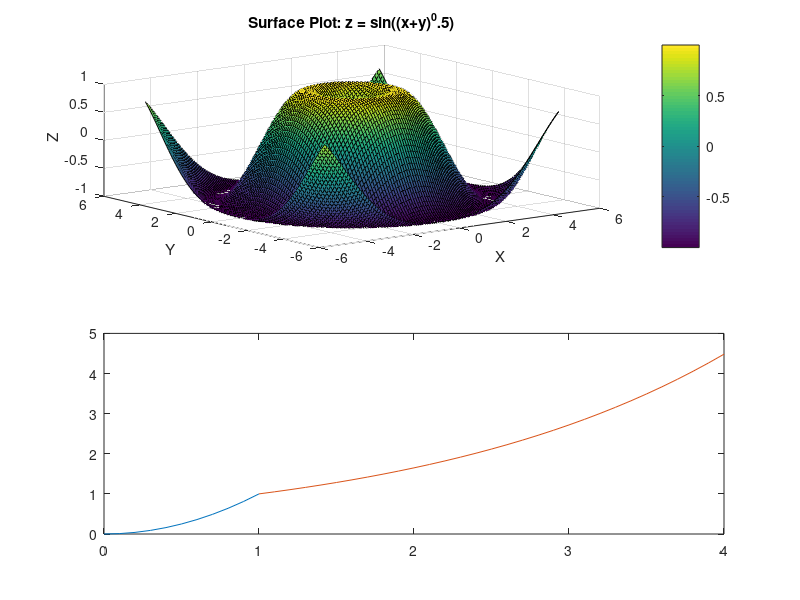

Reproduce this figure in MATLAB. (Note: this script raises an error after producing the figure.)
x = -3:0.01:3;
y=x.^2 -(3*x) +1;
plot(x,y,'r','LineWidth',2);
xlabel('x-axis','FontSize',12);
ylabel('y-axis','FontSize',12);
title('parabola function','FontSize',14);
grid on;

x = 0:0.01:4*pi;
subplot(3,1,1)
plot(x,(x.^2));
title('x^2'); legend('x^2');grid on;
subplot(3,1,2)
plot(x,x.^3);
title('x^3)');legend('x^3'); grid on;
subplot(3,1,3)
plot(x,sin(x) + cos(x));
title('sin(x) + cos(x)');legend('sin(x) +cos(x) '); grid on;

[x,y] = meshgrid(-5:0.2:5);
z = x.^2 - y.^2;
surf(x,y,z);
xlabel('X'); ylabel('Y'); zlabel('Z');
title('Surface Plot: z = x^2 - y^2');
colorbar;


[x,y] = meshgrid(-5:0.2:5);
z = exp(-(x.^2 +y.^2));
subplot(2,1,1);
surf(x,y,z);
xlabel('X'); ylabel('Y'); zlabel('Z');
title('Surface Plot: z = e^(x^2 +y^2)');
colorbar;
subplot(2,1,2);
contour(x,y,z,20);
title('Contour Plot');
colorbar;
grid on;


t=0:0.01:2*pi;
x = cos(t) ./ (1 + (sin(t)).^2);
y = (cos(t) .* sin(t)) ./ (1 + (sin(t)).^2);
plot(x,y);



x = 0:0.01:4*pi;
subplot(2,2,1)
plot(x,(x.^2));
title('x^2'); legend('x^2');grid on;
subplot(2,2,2)
plot(x,x.^(0.5));
title('x^(0.5)');legend('x^0.5'); grid on;
subplot(2,2,3)
plot(x,exp(x));
title('e^x');legend('e^x'); grid on;
subplot(2,2,4)
plot(x,log(x));
title('ln(x)');legend('ln(x)'); grid on;


[x,y]=meshgrid(-5:0.1:5);
z=sin(sqrt(x.^2+y.^2));
subplot(2,1,1);
surf(x,y,z);
xlabel('X'); ylabel('Y'); zlabel('Z');
title('Surface Plot: z = sin((x+y)^0.5)');
colorbar;
subplot(2,1,2);
mesh(x,y,z);
xlabel('X'); ylabel('Y'); zlabel('Z');
title('Surface Plot: z = sin((x+y)^0.5)');


[u,v]=meshgrid(-2*pi:0.2:2*pi);
x=(1+(v/2).*cos(u/2)).*cos(u);
y=(1+(v/2).*cos(u/2)).*sin(u);
z=(v/2).*sin(u/2);
surf(x,y,z);
xlabel('X'); ylabel('Y'); zlabel('Z');
title('mobius strip');
colorbar;

x1=0:0.1:1;
x2=1:0.1:4;
x3=4:0.1:10;
x=0:0.1:10;

y1=x1.^2;
y2=exp((x2-1)./2);
y3=exp(3/2)*sin(4*pi./x3);

plot(x1,y1);hold on;
plot(x2,y2);hold on;
plott(x3,y3);
